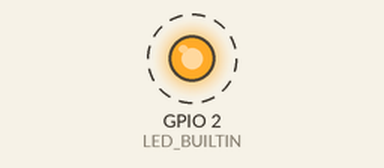
Recording of a sketch running on a simulated ESP32. Parts: output pins drawn as LEDs (lit = HIGH). Dashed ring = blinking. What the sketch prints to the serial monitor is not drawn.

Above: at 0.5 s.
Timing chart, 0 to 4.6 s (numbered marks = the images above):
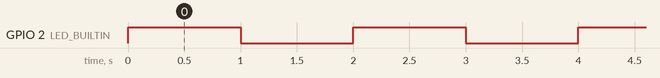

Measured:
- by itself, GPIO 2 (LED_BUILTIN): alternates HIGH for 1.0 s and LOW for 1.0 s

The sketch:

ESP32_WROVER__virtualMirror.ino
```cpp
/**********************************************************************
* Filename    : ESP32_WROVER__virtualMirror
* Description : Make builtin led to blink when printing out heartbeat.
* In this case we will be using the power of the 2 cores esp32 has.
* Auther      : Alternatives Solutions
* Modification: 2026/04/30
**********************************************************************/
#define LED_BUILTIN  2
#define DELAY_TIME   1000

// the setup function runs once when you press reset or power the board
void setup() {
  Serial.begin(115200);
  // initialize digital pin LED_BUILTIN as an output.
  pinMode(LED_BUILTIN, OUTPUT);
  Serial.println("System initialized, up and running... ");
}

// the loop function runs over and over again forever
void loop() {
  digitalWrite(LED_BUILTIN, HIGH);   // turn the LED off (HIGH is the voltage level)
  Serial.println("LED OFF");
  delay(DELAY_TIME);                 // wait for a Defined delay time
  digitalWrite(LED_BUILTIN, LOW);    // turn the LED ON, Active LOW
  Serial.println("LED ON");
  delay(DELAY_TIME);                 // wait for a Defined delay time
}
```
